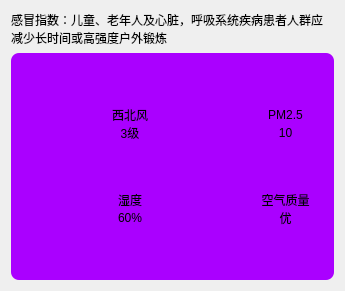
    <widget class="QWidget" name="widget_2" native="true">
     <property name="geometry">
      <rect>
       <x>10</x>
       <y>250</y>
       <width>345</width>
       <height>291</height>
      </rect>
     </property>
     <layout class="QVBoxLayout" name="verticalLayout">
      <item>
       <widget class="QLabel" name="lblGanMao">
        <property name="maximumSize">
         <size>
          <width>16777215</width>
          <height>60</height>
         </size>
        </property>
        <property name="styleSheet">
         <string notr="true">background-color: transparent;</string>
        </property>
        <property name="text">
         <string>感冒指数：儿童、老年人及心脏，呼吸系统疾病患者人群应减少长时间或高强度户外锻炼</string>
        </property>
        <property name="wordWrap">
         <bool>true</bool>
        </property>
       </widget>
      </item>
      <item>
       <widget class="QWidget" name="widget_6" native="true">
        <property name="styleSheet">
         <string notr="true">background-color:rgb(170, 0, 255);
border-radius:8px;</string>
        </property>
        <layout class="QGridLayout" name="gridLayout_3">
         <item row="0" column="0" colspan="2">
          <spacer name="verticalSpacer_3">
           <property name="orientation">
            <enum>Qt::Vertical</enum>
           </property>
           <property name="sizeHint" stdset="0">
            <size>
             <width>298</width>
             <height>0</height>
            </size>
           </property>
          </spacer>
         </item>
         <item row="1" column="0">
          <layout class="QHBoxLayout" name="horizontalLayout_2">
           <item>
            <widget class="QLabel" name="labelFxIcon">
             <property name="maximumSize">
              <size>
               <width>64</width>
               <height>64</height>
              </size>
             </property>
             <property name="text">
              <string/>
             </property>
             <property name="pixmap">
              <pixmap resource="res.qrc">:/icon/res/wind.png</pixmap>
             </property>
             <property name="scaledContents">
              <bool>true</bool>
             </property>
            </widget>
           </item>
           <item>
            <layout class="QVBoxLayout" name="verticalLayout_17">
             <property name="spacing">
              <number>0</number>
             </property>
             <item>
              <widget class="QLabel" name="lblFx">
               <property name="text">
                <string>&lt;html&gt;&lt;head/&gt;&lt;body&gt;&lt;p&gt;西北风&lt;/p&gt;&lt;/body&gt;&lt;/html&gt;</string>
               </property>
               <property name="alignment">
                <set>Qt::AlignCenter</set>
               </property>
               <property name="wordWrap">
                <bool>true</bool>
               </property>
              </widget>
             </item>
             <item>
              <widget class="QLabel" name="lblFl">
               <property name="text">
                <string>&lt;html&gt;&lt;head/&gt;&lt;body&gt;&lt;p&gt;3级&lt;/p&gt;&lt;/body&gt;&lt;/html&gt;</string>
               </property>
               <property name="alignment">
                <set>Qt::AlignCenter</set>
               </property>
               <property name="wordWrap">
                <bool>true</bool>
               </property>
              </widget>
             </item>
            </layout>
           </item>
          </layout>
         </item>
         <item row="1" column="1">
          <layout class="QHBoxLayout" name="horizontalLayout_3">
           <item>
            <widget class="QLabel" name="lblPMIcon">
             <property name="maximumSize">
              <size>
               <width>64</width>
               <height>64</height>
              </size>
             </property>
             <property name="text">
              <string/>
             </property>
             <property name="pixmap">
              <pixmap resource="res.qrc">:/icon/res/pm25.png</pixmap>
             </property>
             <property name="scaledContents">
              <bool>true</bool>
             </property>
            </widget>
           </item>
           <item>
            <layout class="QVBoxLayout" name="verticalLayout_18">
             <property name="spacing">
              <number>0</number>
             </property>
             <item>
              <widget class="QLabel" name="lblPM">
               <property name="text">
                <string>&lt;html&gt;&lt;head/&gt;&lt;body&gt;&lt;p&gt;PM2.5&lt;/p&gt;&lt;/body&gt;&lt;/html&gt;</string>
               </property>
               <property name="alignment">
                <set>Qt::AlignCenter</set>
               </property>
               <property name="wordWrap">
                <bool>true</bool>
               </property>
              </widget>
             </item>
             <item>
              <widget class="QLabel" name="lblPMValue">
               <property name="text">
                <string>&lt;html&gt;&lt;head/&gt;&lt;body&gt;&lt;p&gt;10&lt;/p&gt;&lt;/body&gt;&lt;/html&gt;</string>
               </property>
               <property name="alignment">
                <set>Qt::AlignCenter</set>
               </property>
               <property name="wordWrap">
                <bool>true</bool>
               </property>
              </widget>
             </item>
            </layout>
           </item>
          </layout>
         </item>
         <item row="2" column="0" colspan="2">
          <spacer name="verticalSpacer_2">
           <property name="orientation">
            <enum>Qt::Vertical</enum>
           </property>
           <property name="sizeHint" stdset="0">
            <size>
             <width>288</width>
             <height>13</height>
            </size>
           </property>
          </spacer>
         </item>
         <item row="3" column="0">
          <layout class="QHBoxLayout" name="horizontalLayout_5">
           <item>
            <widget class="QLabel" name="lblHumidityIcon">
             <property name="maximumSize">
              <size>
               <width>64</width>
               <height>64</height>
              </size>
             </property>
             <property name="text">
              <string/>
             </property>
             <property name="pixmap">
              <pixmap resource="res.qrc">:/icon/res/humidity.png</pixmap>
             </property>
             <property name="scaledContents">
              <bool>true</bool>
             </property>
            </widget>
           </item>
           <item>
            <layout class="QVBoxLayout" name="verticalLayout_20">
             <property name="spacing">
              <number>0</number>
             </property>
             <item>
              <widget class="QLabel" name="lblHumidity">
               <property name="text">
                <string>&lt;html&gt;&lt;head/&gt;&lt;body&gt;&lt;p&gt;湿度&lt;/p&gt;&lt;/body&gt;&lt;/html&gt;</string>
               </property>
               <property name="alignment">
                <set>Qt::AlignCenter</set>
               </property>
               <property name="wordWrap">
                <bool>true</bool>
               </property>
              </widget>
             </item>
             <item>
              <widget class="QLabel" name="lblHumidityValue">
               <property name="text">
                <string>&lt;html&gt;&lt;head/&gt;&lt;body&gt;&lt;p&gt;60%&lt;/p&gt;&lt;/body&gt;&lt;/html&gt;</string>
               </property>
               <property name="alignment">
                <set>Qt::AlignCenter</set>
               </property>
               <property name="wordWrap">
                <bool>true</bool>
               </property>
              </widget>
             </item>
            </layout>
           </item>
          </layout>
         </item>
         <item row="3" column="1">
          <layout class="QHBoxLayout" name="horizontalLayout_4">
           <item>
            <widget class="QLabel" name="lblAPIIcon">
             <property name="maximumSize">
              <size>
               <width>64</width>
               <height>64</height>
              </size>
             </property>
             <property name="text">
              <string/>
             </property>
             <property name="pixmap">
              <pixmap resource="res.qrc">:/icon/res/aqi.png</pixmap>
             </property>
             <property name="scaledContents">
              <bool>true</bool>
             </property>
            </widget>
           </item>
           <item>
            <layout class="QVBoxLayout" name="verticalLayout_19">
             <property name="spacing">
              <number>0</number>
             </property>
             <item>
              <widget class="QLabel" name="lblAPI">
               <property name="text">
                <string>&lt;html&gt;&lt;head/&gt;&lt;body&gt;&lt;p&gt;空气质量&lt;/p&gt;&lt;/body&gt;&lt;/html&gt;</string>
               </property>
               <property name="alignment">
                <set>Qt::AlignCenter</set>
               </property>
               <property name="wordWrap">
                <bool>true</bool>
               </property>
              </widget>
             </item>
             <item>
              <widget class="QLabel" name="lblAPIValue">
               <property name="text">
                <string>&lt;html&gt;&lt;head/&gt;&lt;body&gt;&lt;p&gt;优&lt;/p&gt;&lt;/body&gt;&lt;/html&gt;</string>
               </property>
               <property name="alignment">
                <set>Qt::AlignCenter</set>
               </property>
               <property name="wordWrap">
                <bool>true</bool>
               </property>
              </widget>
             </item>
            </layout>
           </item>
          </layout>
         </item>
         <item row="4" column="0" colspan="2">
          <spacer name="verticalSpacer_4">
           <property name="orientation">
            <enum>Qt::Vertical</enum>
           </property>
           <property name="sizeHint" stdset="0">
            <size>
             <width>298</width>
             <height>1</height>
            </size>
           </property>
          </spacer>
         </item>
        </layout>
       </widget>
      </item>
     </layout>
    </widget>
